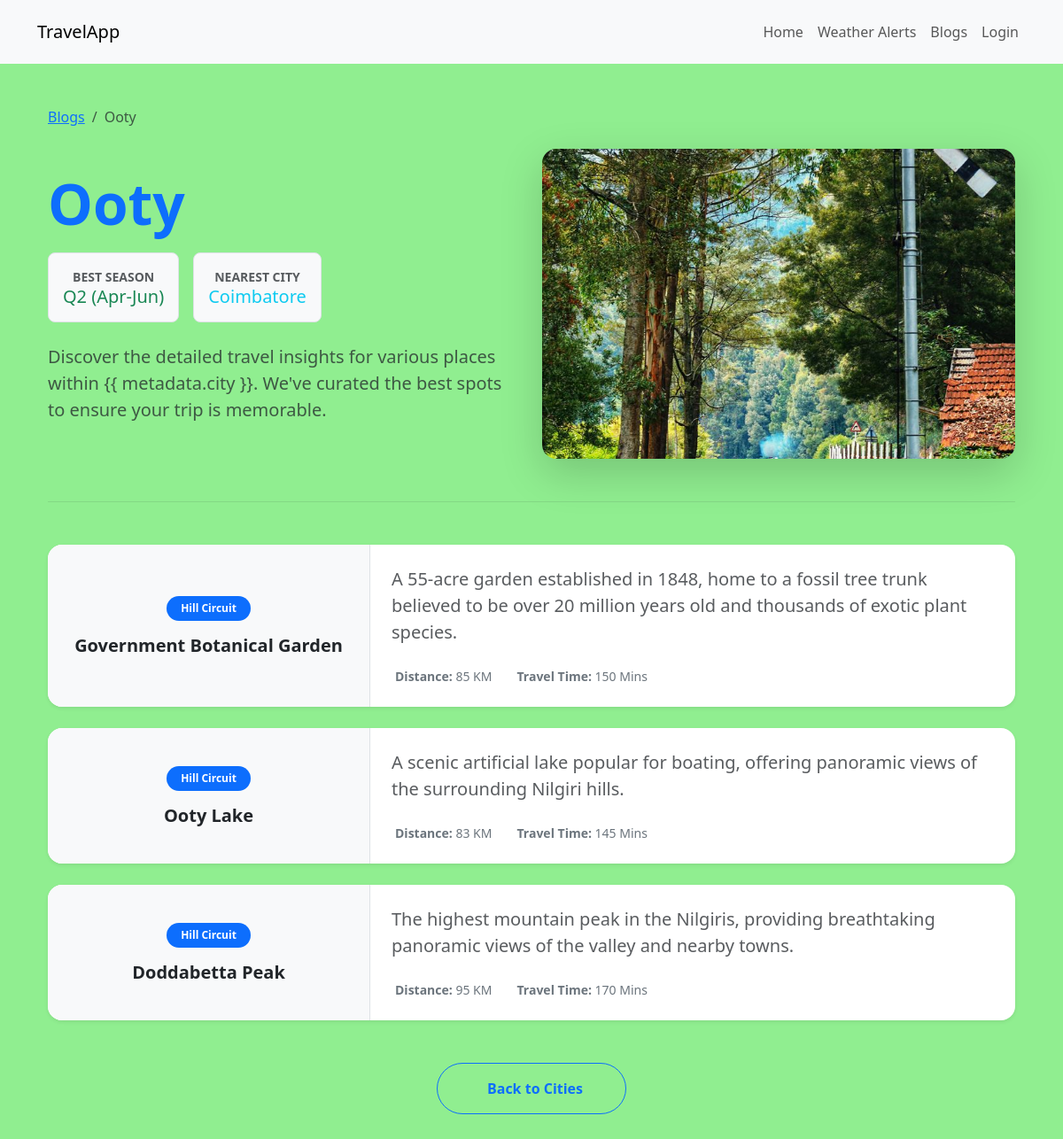
Page /blogs/Ooty/ on the committed database.
### blogs/views.py (the view)
# urls.py: path('<str:city_name>/', city_detail, name='city_detail'),
def city_detail(request, city_name):
    conn = get_db_connection()
    cursor = conn.cursor()
    cursor.execute('SELECT * FROM blogs WHERE city = ? ORDER BY id ASC', (city_name,))
    blogs = [dict(row) for row in cursor.fetchall()]
    conn.close()
    if not blogs:
        return render(request, 'blogs/city_detail.html', {'city_name': city_name, 'blogs': []})
    metadata = {
        'city': city_name,
        'image_url': f"{settings.MEDIA_URL}{CITY_IMAGES.get(city_name, 'packages/default.jpg')}",
        'nearest_city': blogs[0]['nearest_city'],
        'best_season': blogs[0]['best_season']
    }
    return render(request, 'blogs/city_detail.html', {'metadata': metadata, 'blogs': blogs})

### blogs/views.py (called while the page is built)
def get_db_connection():
    conn = sqlite3.connect(DB_PATH)
    conn.row_factory = sqlite3.Row
    return conn

### blogs/templates/blogs/city_detail.html (shortened to what this page needs)
{% extends 'base.html' %}
{% block content %}
<div class="container mt-5">
    <nav aria-label="breadcrumb">
        <ol class="breadcrumb">
            <li class="breadcrumb-item"><a href="{% url 'blog_list' %}">Blogs</a></li>
            <li class="breadcrumb-item active" aria-current="page">{{ metadata.city }}</li>
        </ol>
    </nav>
    <div class="row align-items-center mb-5 mt-4">
        <div class="col-md-6">
            <h1 class="display-3 fw-bold text-primary mb-3">{{ metadata.city }}</h1>
            <div class="d-flex gap-3 mb-4">
                <div class="p-3 bg-light rounded-3 text-center border">
                    <div class="small text-muted text-uppercase fw-bold">Best Season</div>
                    <div class="h5 mb-0 text-success">{{ metadata.best_season }}</div>
                </div>
                <div class="p-3 bg-light rounded-3 text-center border">
                    <div class="small text-muted text-uppercase fw-bold">Nearest City</div>
                    <div class="h5 mb-0 text-info">{{ metadata.nearest_city }}</div>
                </div>
            </div>
            <p class="lead text-muted">Discover the detailed travel insights for various places within {{ metadata.city
                }}. We've curated the best spots to ensure your trip is memorable.</p>
        </div>
        <div class="col-md-6">
            <div class="rounded-4 overflow-hidden shadow-lg">
                <img src="{{ metadata.image_url }}" class="img-fluid w-100" style="height: 350px; object-fit: cover;"
                    alt="{{ metadata.city }}">
            </div>
        </div>
    </div>
    <hr class="my-5 opacity-10">
    <div class="row row-cols-1 g-4">
        {% for blog in blogs %}
        <div class="col">
            <div class="card shadow-sm border-0 bg-white rounded-4 overflow-hidden hover-card">
                <div class="row g-0">
                    <div class="col-md-4 bg-light d-flex align-items-center justify-content-center p-4 border-end">
                        <div class="text-center">
                            <span class="badge bg-primary px-3 py-2 mb-3 rounded-pill">{{ blog.circuit }}</span>
                            <h4 class="h5 fw-bold mb-0 text-dark">{{ blog.place }}</h4>
                        </div>
                    </div>
                    <div class="col-md-8">
                        <div class="card-body p-4">
                            <p class="card-text text-muted mb-4 fs-5">{{ blog.description }}</p>
                            <div class="d-flex flex-wrap gap-4 text-secondary small">
                                <div>
                                    <strong>Distance:</strong> {{ blog.distance_km }} KM
                                </div>
                                <div>
                                    <strong>Travel Time:</strong> {{ blog.travel_time_min }} Mins
                                </div>
                            </div>
                        </div>
                    </div>
                </div>
            </div>
        </div>
        {% empty %}
        <div class="col-12 text-center py-5">
            <p class="text-muted">No specific places listed for this city yet.</p>
        </div>
        {% endfor %}
    </div>
    <div class="text-center mt-5 mb-5">
        <a href="{% url 'blog_list' %}" class="btn btn-outline-primary px-5 py-3 rounded-pill fw-bold">
             Back to Cities
        </a>
    </div>
</div>
{% endblock %}

### templates/base.html (style rules this page uses)
body { background-color: #90ee90; }

### blogs/templates/blogs/city_detail.html (style rules this page uses)
.rounded-4 { border-radius: 1rem !important; }
.hover-card { transition: all 0.3s ease; }
.opacity-10 { opacity: 0.1; }

### rows in the picture
blogs: circuit "Hill Circuit", place "Government Botanical Garden", description "A 55-acre garden established in 1848, home to a fossil tree trunk believed to be over 20 million years old and thousands of exotic plant species.", distance_km "85", travel_time_min "150"
blogs: circuit "Hill Circuit", place "Ooty Lake", description "A scenic artificial lake popular for boating, offering panoramic views of the surrounding Nilgiri hills.", distance_km "83", travel_time_min "145"
blogs: circuit "Hill Circuit", place "Doddabetta Peak", description "The highest mountain peak in the Nilgiris, providing breathtaking panoramic views of the valley and nearby towns.", distance_km "95", travel_time_min "170"

### other values in the picture
{{ metadata.city }} "Ooty"
{{ metadata.best_season }} "Q2 (Apr-Jun)"
{{ metadata.nearest_city }} "Coimbatore"
